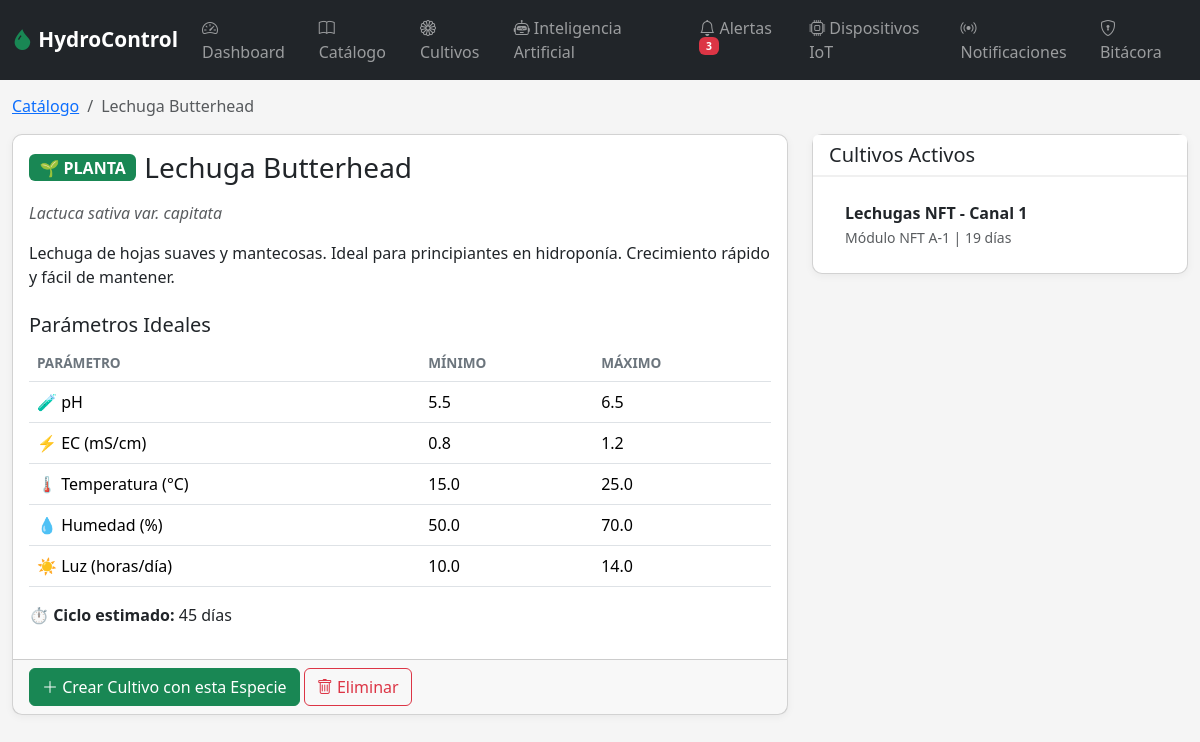
Page /catalogo/1 on the committed database.
### models/especie.py (models this page shows, shortened)
class Especie(db.Model):
    __tablename__ = 'especies'
    id = db.Column(db.Integer, primary_key=True)
    nombre_comun = db.Column(db.String(100), nullable=False)
    nombre_cientifico = db.Column(db.String(150))
    categoria = db.Column(db.String(20), nullable=False)  # PLANTA o HONGO
    ph_min = db.Column(db.Float, default=5.5)
    ph_max = db.Column(db.Float, default=6.5)
    ec_min = db.Column(db.Float, default=1.0)  # mS/cm
    ec_max = db.Column(db.Float, default=2.5)
    temp_min = db.Column(db.Float, default=18.0)  # °C
    temp_max = db.Column(db.Float, default=28.0)
    humedad_min = db.Column(db.Float, default=50.0)  # %
    humedad_max = db.Column(db.Float, default=80.0)
    luz_horas_min = db.Column(db.Float, default=8.0)
    luz_horas_max = db.Column(db.Float, default=16.0)
    ciclo_dias = db.Column(db.Integer)  # Días estimados del ciclo
    descripcion = db.Column(db.Text)
    imagen_url = db.Column(db.String(500))
    created_at = db.Column(db.DateTime, default=lambda: datetime.now(timezone.utc))
    cultivos = db.relationship('Cultivo', backref='especie', lazy=True)

### models/cultivo.py (models this page shows, shortened)
class Cultivo(db.Model):
    __tablename__ = 'cultivos'
    id = db.Column(db.Integer, primary_key=True)
    especie_id = db.Column(db.Integer, db.ForeignKey('especies.id'), nullable=False)
    nombre = db.Column(db.String(100), nullable=False)
    fecha_siembra = db.Column(db.Date, nullable=False)
    ubicacion = db.Column(db.String(100))  # Ej: "Canal A - Posición 3"
    estado = db.Column(db.String(20), default='ACTIVO')  # ACTIVO, PAUSADO, COSECHADO, ELIMINADO
    notas = db.Column(db.Text)
    created_at = db.Column(db.DateTime, default=lambda: datetime.now(timezone.utc))
    updated_at = db.Column(db.DateTime, default=lambda: datetime.now(timezone.utc), onupdate=lambda: datetime.now(timezone.utc))
    lecturas = db.relationship('LecturaSensor', backref='cultivo', lazy=True, cascade='all, delete-orphan', order_by='LecturaSensor.timestamp.desc()')
    alertas = db.relationship('Alerta', backref='cultivo', lazy=True, cascade='all, delete-orphan', order_by='Alerta.created_at.desc()')
    @property
    def dias_activo(self):
        from datetime import date
        return (date.today() - self.fecha_siembra).days

### app.py (the view)
    @app.route('/catalogo/<int:especie_id>')
    def catalogo_detalle(especie_id):
        especie = catalogo.obtener_especie(especie_id)
        return render_template('especie_detalle.html', especie=especie)

### services/alertas.py (called while the page is built)
def contar_alertas_no_leidas():
    return Alerta.query.filter_by(leida=False).count()

### services/catalogo.py (called while the page is built)
def obtener_especie(especie_id):
    return Especie.query.get_or_404(especie_id)

### templates/especie_detalle.html (shortened to what this page needs)
{% extends 'base.html' %}
{% block contenido %}
<div class="mt-4">
    <nav aria-label="breadcrumb">
        <ol class="breadcrumb">
            <li class="breadcrumb-item"><a href="{{ url_for('catalogo_lista') }}">Catálogo</a></li>
            <li class="breadcrumb-item active">{{ especie.nombre_comun }}</li>
        </ol>
    </nav>
    <div class="row">
        <div class="col-lg-8">
            <div class="card">
                <div class="card-body">
                    <div class="d-flex align-items-center mb-3">
                        <span class="badge bg-{{ 'success' if especie.categoria == 'PLANTA' else 'purple' }} fs-6 me-2">
                            {{ '🌱' if especie.categoria == 'PLANTA' else '🍄' }} {{ especie.categoria }}
                        </span>
                        <h3 class="mb-0">{{ especie.nombre_comun }}</h3>
                    </div>
                    <p class="text-muted fst-italic">{{ especie.nombre_cientifico or 'Sin nombre científico' }}</p>
                    {% if especie.descripcion %}
                    <p>{{ especie.descripcion }}</p>
                    {% endif %}
                    <h5 class="mt-4">Parámetros Ideales</h5>
                    <div class="table-responsive">
                        <table class="table">
                            <thead>
                                <tr>
                                    <th>Parámetro</th>
                                    <th>Mínimo</th>
                                    <th>Máximo</th>
                                </tr>
                            </thead>
                            <tbody>
                                <tr>
                                    <td>🧪 pH</td>
                                    <td>{{ especie.ph_min }}</td>
                                    <td>{{ especie.ph_max }}</td>
                                </tr>
                                <tr>
                                    <td>⚡ EC (mS/cm)</td>
                                    <td>{{ especie.ec_min }}</td>
                                    <td>{{ especie.ec_max }}</td>
                                </tr>
                                <tr>
                                    <td>🌡️ Temperatura (°C)</td>
                                    <td>{{ especie.temp_min }}</td>
                                    <td>{{ especie.temp_max }}</td>
                                </tr>
                                <tr>
                                    <td>💧 Humedad (%)</td>
                                    <td>{{ especie.humedad_min }}</td>
                                    <td>{{ especie.humedad_max }}</td>
                                </tr>
                                <tr>
                                    <td>☀️ Luz (horas/día)</td>
                                    <td>{{ especie.luz_horas_min }}</td>
                                    <td>{{ especie.luz_horas_max }}</td>
                                </tr>
                            </tbody>
                        </table>
                    </div>
                    {% if especie.ciclo_dias %}
                    <p><strong>⏱️ Ciclo estimado:</strong> {{ especie.ciclo_dias }} días</p>
                    {% endif %}
                </div>
                <div class="card-footer">
                    <a href="{{ url_for('cultivos_agregar') }}?especie_id={{ especie.id }}" class="btn btn-success">
                        <i class="bi bi-plus-lg"></i> Crear Cultivo con esta Especie
                    </a>
                    <form method="POST" action="{{ url_for('catalogo_eliminar', especie_id=especie.id) }}"
                          class="d-inline" onsubmit="return confirm('¿Eliminar esta especie del catálogo?')">
                        <button type="submit" class="btn btn-outline-danger">
                            <i class="bi bi-trash"></i> Eliminar
                        </button>
                    </form>
                </div>
            </div>
        </div>
        <div class="col-lg-4">
            <div class="card">
                <div class="card-header">
                    <h5 class="mb-0">Cultivos Activos</h5>
                </div>
                <div class="card-body">
                    {% set cultivos_activos = especie.cultivos|selectattr('estado', 'equalto', 'ACTIVO')|list %}
                    {% if cultivos_activos %}
                    <div class="list-group list-group-flush">
                        {% for cultivo in cultivos_activos %}
                        <a href="{{ url_for('cultivo_detalle', cultivo_id=cultivo.id) }}"
                           class="list-group-item list-group-item-action">
                            <strong>{{ cultivo.nombre }}</strong>
                            <br><small class="text-muted">{{ cultivo.ubicacion or 'Sin ubicación' }} | {{ cultivo.dias_activo }} días</small>
                        </a>
                        {% endfor %}
                    </div>
                    {% else %}
                    <p class="text-muted text-center">No hay cultivos activos de esta especie.</p>
                    {% endif %}
                </div>
            </div>
        </div>
    </div>
</div>
{% endblock %}

### static/css/style.css (style rules this page uses)
:root { --hydro-primary: #198754; --hydro-dark: #1a1d21; --hydro-light: #f0f7f0; --hydro-accent: #20c997; --bg-purple: #6f42c1; }
body { background-color: #f5f5f5; font-family: 'Segoe UI', system-ui, -apple-system, sans-serif; }
.list-group-item { border-left-width: 3px; }
.table th { font-weight: 600; font-size: 0.85rem; text-transform: uppercase; color: #6c757d; }
.card { border-radius: 10px; box-shadow: 0 2px 8px rgba(0, 0, 0, 0.05); }
.card-header { background-color: white; border-bottom: 2px solid #f0f0f0; font-weight: 600; }

### rows in the picture
Especie: nombre_comun "Lechuga Butterhead", categoria "🌱", categoria "PLANTA", nombre_cientifico "Lactuca sativa var. capitata", descripcion "Lechuga de hojas suaves y mantecosas. Ideal para principiantes en hidroponía. Crecimiento rápido y fácil de mantener.", ph_min "5.5", ph_max "6.5", ec_min "0.8", ec_max "1.2", temp_min "15.0", temp_max "25.0", humedad_min "50.0", humedad_max "70.0", luz_horas_min "10.0", luz_horas_max "14.0", ciclo_dias "45"
Cultivo: nombre "Lechugas NFT - Canal 1", ubicacion "Módulo NFT A-1", dias_activo "19"

### other values in the picture
{{ alertas_count }} "3"
